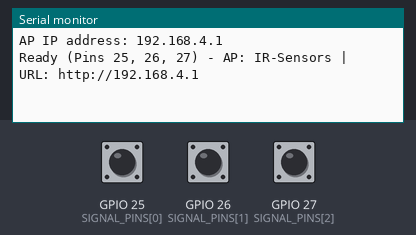
This sketch was run on a simulated ESP32. Parts: the last lines printed to the serial monitor. The inputs (shaded band) are chosen by the test bench; at power-on: GPIO 25 (SIGNAL_PINS[0]) HIGH, GPIO 26 (SIGNAL_PINS[1]) HIGH, GPIO 27 (SIGNAL_PINS[2]) HIGH.

Above: at 1.2 s.
1.3 s: GPIO 25 (SIGNAL_PINS[0]) pulled LOW for 0.15 s
At 2.6 s:
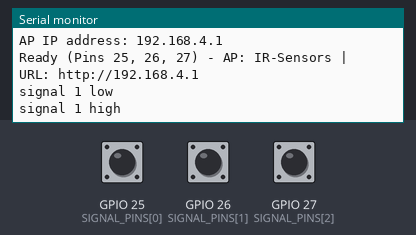
2.9 s: GPIO 26 (SIGNAL_PINS[1]) pulled LOW for 0.15 s
At 3.03 s:
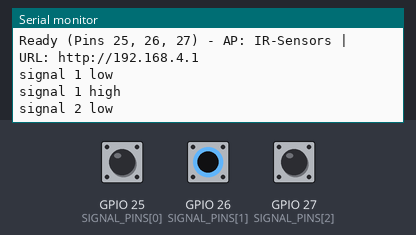
4.5 s: GPIO 27 (SIGNAL_PINS[2]) pulled LOW for 0.15 s
At 5.4 s:
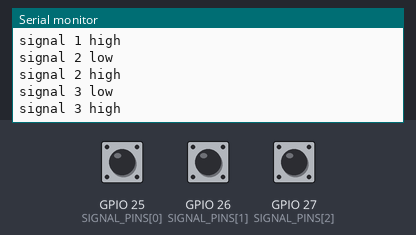

The sketch:

TestFile.ino
```cpp
#include <WiFi.h>
#include <WebServer.h>

const char* AP_SSID = "IR-Sensors";
const char* AP_PASS = "12345678"; // At least 8 characters

// Safe general-purpose GPIOs on standard ESP32 boards
const int SIGNAL_PINS[] = {25, 26, 27};
const int NUM_SIGNALS = 3;
const int MAX_LOGS = 80;

WebServer server(80);

int lastState[NUM_SIGNALS];
String logs[MAX_LOGS];
int logCount = 0;
int logHead = 0;

void addLog(const String& msg) {
  Serial.println(msg);

  int idx = (logHead + logCount) % MAX_LOGS;
  if (logCount < MAX_LOGS) {
    logs[idx] = msg;
    logCount++;
  } else {
    logs[logHead] = msg;
    logHead = (logHead + 1) % MAX_LOGS;
  }
}

String buildLogsJson() {
  String json = "[";
  for (int i = 0; i < logCount; i++) {
    int idx = (logHead + i) % MAX_LOGS;
    String escaped = logs[idx];
    escaped.replace("\\", "\\\\");
    escaped.replace("\"", "\\\"");
    if (i > 0) json += ",";
    json += "\"" + escaped + "\"";
  }
  json += "]";
  return json;
}

const char INDEX_HTML[] PROGMEM = R"rawliteral(
<!DOCTYPE html>
<html>
<head>
  <meta charset="UTF-8">
  <meta name="viewport" content="width=device-width, initial-scale=1">
  <title>ESP32 IR Signals</title>
  <style>
    body { font-family: monospace; background: #111; color: #eee; padding: 20px; }
    h2 { margin-top: 0; }
    #log { background: #1c1c1c; border: 1px solid #333; padding: 12px; height: 70vh; overflow-y: auto; white-space: pre-wrap; }
  </style>
</head>
<body>
  <h2>ESP32 Signal Monitor</h2>
  <div id="log">Waiting for events...</div>
  <script>
    async function pollLogs() {
      try {
        const res = await fetch('/logs');
        const lines = await res.json();
        const box = document.getElementById('log');
        box.textContent = lines.length ? lines.join('\n') : 'No signal changes yet.';
        box.scrollTop = box.scrollHeight;
      } catch (e) {}
    }
    setInterval(pollLogs, 250);
    pollLogs();
  </script>
</body>
</html>
)rawliteral";

void handleRoot() {
  server.send(200, "text/html", INDEX_HTML);
}

void handleLogs() {
  server.send(200, "application/json", buildLogsJson());
}

void setup() {
  Serial.begin(115200);

  for (int i = 0; i < NUM_SIGNALS; i++) {
    pinMode(SIGNAL_PINS[i], INPUT_PULLUP);
    lastState[i] = digitalRead(SIGNAL_PINS[i]);
  }

  WiFi.softAP(AP_SSID, AP_PASS);
  Serial.print("AP IP address: ");
  Serial.println(WiFi.softAPIP());

  server.on("/", handleRoot);
  server.on("/logs", handleLogs);
  server.begin();

  addLog("Ready (Pins 25, 26, 27) - AP: " + String(AP_SSID) + " | URL: http://" + WiFi.softAPIP().toString());
}

void loop() {
  server.handleClient();

  for (int i = 0; i < NUM_SIGNALS; i++) {
    int state = digitalRead(SIGNAL_PINS[i]);
    if (state != lastState[i]) {
      String msg = "signal " + String(i + 1) + " " + (state == HIGH ? "high" : "low");
      addLog(msg);
      lastState[i] = state;
    }
  }
}
```

Measured:
- after the input at 1.3 s, the serial monitor: prints a new line at once (image 1)
- after the input at 2.9 s, the serial monitor: prints a new line at once (image 2)
- after the input at 4.5 s, the serial monitor: prints a new line at once (image 3)
